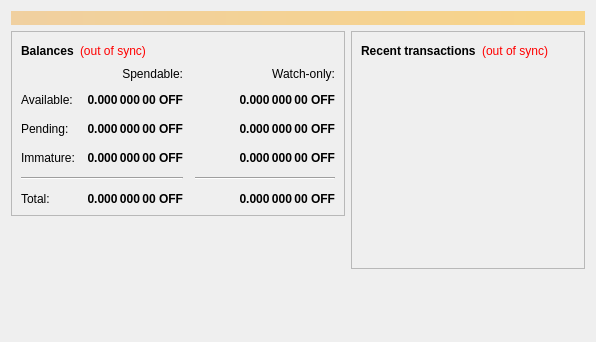
<?xml version="1.0" encoding="UTF-8"?>
<ui version="4.0">
 <class>OverviewPage</class>
 <widget class="QWidget" name="OverviewPage">
  <property name="geometry">
   <rect>
    <x>0</x>
    <y>0</y>
    <width>596</width>
    <height>342</height>
   </rect>
  </property>
  <property name="windowTitle">
   <string>Form</string>
  </property>
  <layout class="QVBoxLayout" name="topLayout">
   <item>
    <widget class="QLabel" name="labelAlerts">
     <property name="visible">
      <bool>false</bool>
     </property>
     <property name="styleSheet">
      <string notr="true">background-color: qlineargradient(x1: 0, y1: 0, x2: 1, y2: 0, stop:0 #F0D0A0, stop:1 #F8D488); color:#000000;</string>
     </property>
     <property name="wordWrap">
      <bool>true</bool>
     </property>
     <property name="margin">
      <number>3</number>
     </property>
    </widget>
   </item>
   <item>
    <layout class="QHBoxLayout" name="horizontalLayout" stretch="1,1">
     <item>
      <layout class="QVBoxLayout" name="verticalLayout_2">
       <item>
        <widget class="QFrame" name="frame">
         <property name="frameShape">
          <enum>QFrame::StyledPanel</enum>
         </property>
         <property name="frameShadow">
          <enum>QFrame::Raised</enum>
         </property>
         <layout class="QVBoxLayout" name="verticalLayout_4">
          <item>
           <layout class="QHBoxLayout" name="horizontalLayout_4">
            <item>
             <widget class="QLabel" name="label_5">
              <property name="font">
               <font>
                <weight>75</weight>
                <bold>true</bold>
               </font>
              </property>
              <property name="text">
               <string>Balances</string>
              </property>
             </widget>
            </item>
            <item>
             <widget class="QLabel" name="labelWalletStatus">
              <property name="cursor">
               <cursorShape>WhatsThisCursor</cursorShape>
              </property>
              <property name="toolTip">
               <string>The displayed information may be out of date. Your wallet automatically synchronizes with the Offering network after a connection is established, but this process has not completed yet.</string>
              </property>
              <property name="styleSheet">
               <string notr="true">QLabel { color: red; }</string>
              </property>
              <property name="text">
               <string notr="true">(out of sync)</string>
              </property>
              <property name="alignment">
               <set>Qt::AlignLeading|Qt::AlignLeft|Qt::AlignVCenter</set>
              </property>
             </widget>
            </item>
            <item>
             <spacer name="horizontalSpacer_3">
              <property name="orientation">
               <enum>Qt::Horizontal</enum>
              </property>
              <property name="sizeHint" stdset="0">
               <size>
                <width>40</width>
                <height>20</height>
               </size>
              </property>
             </spacer>
            </item>
           </layout>
          </item>
          <item>
           <layout class="QGridLayout" name="gridLayout">
            <property name="spacing">
             <number>12</number>
            </property>
            <item row="2" column="2">
             <widget class="QLabel" name="labelWatchPending">
              <property name="font">
               <font>
                <weight>75</weight>
                <bold>true</bold>
               </font>
              </property>
              <property name="cursor">
               <cursorShape>IBeamCursor</cursorShape>
              </property>
              <property name="toolTip">
               <string>Unconfirmed transactions to watch-only addresses</string>
              </property>
              <property name="text">
               <string notr="true">0.000 000 00 OFF</string>
              </property>
              <property name="alignment">
               <set>Qt::AlignRight|Qt::AlignTrailing|Qt::AlignVCenter</set>
              </property>
              <property name="textInteractionFlags">
               <set>Qt::LinksAccessibleByMouse|Qt::TextSelectableByKeyboard|Qt::TextSelectableByMouse</set>
              </property>
             </widget>
            </item>
            <item row="2" column="1">
             <widget class="QLabel" name="labelUnconfirmed">
              <property name="font">
               <font>
                <weight>75</weight>
                <bold>true</bold>
               </font>
              </property>
              <property name="cursor">
               <cursorShape>IBeamCursor</cursorShape>
              </property>
              <property name="toolTip">
               <string>Total of transactions that have yet to be confirmed, and do not yet count toward the spendable balance</string>
              </property>
              <property name="text">
               <string notr="true">0.000 000 00 OFF</string>
              </property>
              <property name="alignment">
               <set>Qt::AlignRight|Qt::AlignTrailing|Qt::AlignVCenter</set>
              </property>
              <property name="textInteractionFlags">
               <set>Qt::LinksAccessibleByMouse|Qt::TextSelectableByKeyboard|Qt::TextSelectableByMouse</set>
              </property>
             </widget>
            </item>
            <item row="3" column="2">
             <widget class="QLabel" name="labelWatchImmature">
              <property name="font">
               <font>
                <weight>75</weight>
                <bold>true</bold>
               </font>
              </property>
              <property name="cursor">
               <cursorShape>IBeamCursor</cursorShape>
              </property>
              <property name="toolTip">
               <string>Mined balance in watch-only addresses that has not yet matured</string>
              </property>
              <property name="text">
               <string notr="true">0.000 000 00 OFF</string>
              </property>
              <property name="alignment">
               <set>Qt::AlignRight|Qt::AlignTrailing|Qt::AlignVCenter</set>
              </property>
              <property name="textInteractionFlags">
               <set>Qt::LinksAccessibleByMouse|Qt::TextSelectableByKeyboard|Qt::TextSelectableByMouse</set>
              </property>
             </widget>
            </item>
            <item row="4" column="0" colspan="2">
             <widget class="Line" name="line">
              <property name="orientation">
               <enum>Qt::Horizontal</enum>
              </property>
             </widget>
            </item>
            <item row="4" column="2">
             <widget class="Line" name="lineWatchBalance">
              <property name="sizePolicy">
               <sizepolicy hsizetype="Preferred" vsizetype="Fixed">
                <horstretch>0</horstretch>
                <verstretch>0</verstretch>
               </sizepolicy>
              </property>
              <property name="minimumSize">
               <size>
                <width>140</width>
                <height>0</height>
               </size>
              </property>
              <property name="orientation">
               <enum>Qt::Horizontal</enum>
              </property>
             </widget>
            </item>
            <item row="5" column="0">
             <widget class="QLabel" name="labelTotalText">
              <property name="text">
               <string>Total:</string>
              </property>
             </widget>
            </item>
            <item row="3" column="1">
             <widget class="QLabel" name="labelImmature">
              <property name="font">
               <font>
                <weight>75</weight>
                <bold>true</bold>
               </font>
              </property>
              <property name="cursor">
               <cursorShape>IBeamCursor</cursorShape>
              </property>
              <property name="toolTip">
               <string>Mined balance that has not yet matured</string>
              </property>
              <property name="text">
               <string notr="true">0.000 000 00 OFF</string>
              </property>
              <property name="alignment">
               <set>Qt::AlignRight|Qt::AlignTrailing|Qt::AlignVCenter</set>
              </property>
              <property name="textInteractionFlags">
               <set>Qt::LinksAccessibleByMouse|Qt::TextSelectableByKeyboard|Qt::TextSelectableByMouse</set>
              </property>
             </widget>
            </item>
            <item row="2" column="3">
             <spacer name="horizontalSpacer_2">
              <property name="orientation">
               <enum>Qt::Horizontal</enum>
              </property>
              <property name="sizeHint" stdset="0">
               <size>
                <width>40</width>
                <height>20</height>
               </size>
              </property>
             </spacer>
            </item>
            <item row="3" column="0">
             <widget class="QLabel" name="labelImmatureText">
              <property name="text">
               <string>Immature:</string>
              </property>
             </widget>
            </item>
            <item row="5" column="1">
             <widget class="QLabel" name="labelTotal">
              <property name="font">
               <font>
                <weight>75</weight>
                <bold>true</bold>
               </font>
              </property>
              <property name="cursor">
               <cursorShape>IBeamCursor</cursorShape>
              </property>
              <property name="toolTip">
               <string>Your current total balance</string>
              </property>
              <property name="text">
               <string notr="true">0.000 000 00 OFF</string>
              </property>
              <property name="alignment">
               <set>Qt::AlignRight|Qt::AlignTrailing|Qt::AlignVCenter</set>
              </property>
              <property name="textInteractionFlags">
               <set>Qt::LinksAccessibleByMouse|Qt::TextSelectableByKeyboard|Qt::TextSelectableByMouse</set>
              </property>
             </widget>
            </item>
            <item row="5" column="2">
             <widget class="QLabel" name="labelWatchTotal">
              <property name="font">
               <font>
                <weight>75</weight>
                <bold>true</bold>
               </font>
              </property>
              <property name="cursor">
               <cursorShape>IBeamCursor</cursorShape>
              </property>
              <property name="toolTip">
               <string>Current total balance in watch-only addresses</string>
              </property>
              <property name="text">
               <string notr="true">0.000 000 00 OFF</string>
              </property>
              <property name="alignment">
               <set>Qt::AlignRight|Qt::AlignTrailing|Qt::AlignVCenter</set>
              </property>
              <property name="textInteractionFlags">
               <set>Qt::LinksAccessibleByMouse|Qt::TextSelectableByKeyboard|Qt::TextSelectableByMouse</set>
              </property>
             </widget>
            </item>
            <item row="0" column="2">
             <widget class="QLabel" name="labelWatchonly">
              <property name="text">
               <string>Watch-only:</string>
              </property>
              <property name="alignment">
               <set>Qt::AlignRight|Qt::AlignTrailing|Qt::AlignVCenter</set>
              </property>
             </widget>
            </item>
            <item row="1" column="0">
             <widget class="QLabel" name="labelBalanceText">
              <property name="text">
               <string>Available:</string>
              </property>
             </widget>
            </item>
            <item row="1" column="1">
             <widget class="QLabel" name="labelBalance">
              <property name="font">
               <font>
                <weight>75</weight>
                <bold>true</bold>
               </font>
              </property>
              <property name="cursor">
               <cursorShape>IBeamCursor</cursorShape>
              </property>
              <property name="toolTip">
               <string>Your current spendable balance</string>
              </property>
              <property name="text">
               <string notr="true">0.000 000 00 OFF</string>
              </property>
              <property name="alignment">
               <set>Qt::AlignRight|Qt::AlignTrailing|Qt::AlignVCenter</set>
              </property>
              <property name="textInteractionFlags">
               <set>Qt::LinksAccessibleByMouse|Qt::TextSelectableByKeyboard|Qt::TextSelectableByMouse</set>
              </property>
             </widget>
            </item>
            <item row="1" column="2">
             <widget class="QLabel" name="labelWatchAvailable">
              <property name="font">
               <font>
                <weight>75</weight>
                <bold>true</bold>
               </font>
              </property>
              <property name="cursor">
               <cursorShape>IBeamCursor</cursorShape>
              </property>
              <property name="toolTip">
               <string>Your current balance in watch-only addresses</string>
              </property>
              <property name="text">
               <string notr="true">0.000 000 00 OFF</string>
              </property>
              <property name="alignment">
               <set>Qt::AlignRight|Qt::AlignTrailing|Qt::AlignVCenter</set>
              </property>
              <property name="textInteractionFlags">
               <set>Qt::LinksAccessibleByMouse|Qt::TextSelectableByKeyboard|Qt::TextSelectableByMouse</set>
              </property>
             </widget>
            </item>
            <item row="2" column="0">
             <widget class="QLabel" name="labelPendingText">
              <property name="text">
               <string>Pending:</string>
              </property>
             </widget>
            </item>
            <item row="0" column="1">
             <widget class="QLabel" name="labelSpendable">
              <property name="text">
               <string>Spendable:</string>
              </property>
              <property name="alignment">
               <set>Qt::AlignRight|Qt::AlignTrailing|Qt::AlignVCenter</set>
              </property>
             </widget>
            </item>
           </layout>
          </item>
         </layout>
        </widget>
       </item>
       <item>
        <spacer name="verticalSpacer">
         <property name="orientation">
          <enum>Qt::Vertical</enum>
         </property>
         <property name="sizeHint" stdset="0">
          <size>
           <width>20</width>
           <height>40</height>
          </size>
         </property>
        </spacer>
       </item>
      </layout>
     </item>
     <item>
      <layout class="QVBoxLayout" name="verticalLayout_3">
       <item>
        <widget class="QFrame" name="frame_2">
         <property name="frameShape">
          <enum>QFrame::StyledPanel</enum>
         </property>
         <property name="frameShadow">
          <enum>QFrame::Raised</enum>
         </property>
         <layout class="QVBoxLayout" name="verticalLayout">
          <item>
           <layout class="QHBoxLayout" name="horizontalLayout_2">
            <item>
             <widget class="QLabel" name="label_4">
              <property name="font">
               <font>
                <weight>75</weight>
                <bold>true</bold>
               </font>
              </property>
              <property name="text">
               <string>Recent transactions</string>
              </property>
             </widget>
            </item>
            <item>
             <widget class="QLabel" name="labelTransactionsStatus">
              <property name="cursor">
               <cursorShape>WhatsThisCursor</cursorShape>
              </property>
              <property name="toolTip">
               <string>The displayed information may be out of date. Your wallet automatically synchronizes with the Offering network after a connection is established, but this process has not completed yet.</string>
              </property>
              <property name="styleSheet">
               <string notr="true">QLabel { color: red; }</string>
              </property>
              <property name="text">
               <string notr="true">(out of sync)</string>
              </property>
              <property name="alignment">
               <set>Qt::AlignRight|Qt::AlignTrailing|Qt::AlignVCenter</set>
              </property>
             </widget>
            </item>
            <item>
             <spacer name="horizontalSpacer">
              <property name="orientation">
               <enum>Qt::Horizontal</enum>
              </property>
              <property name="sizeHint" stdset="0">
               <size>
                <width>40</width>
                <height>20</height>
               </size>
              </property>
             </spacer>
            </item>
           </layout>
          </item>
          <item>
           <widget class="QListView" name="listTransactions">
            <property name="styleSheet">
             <string notr="true">QListView { background: transparent; }</string>
            </property>
            <property name="frameShape">
             <enum>QFrame::NoFrame</enum>
            </property>
            <property name="verticalScrollBarPolicy">
             <enum>Qt::ScrollBarAlwaysOff</enum>
            </property>
            <property name="horizontalScrollBarPolicy">
             <enum>Qt::ScrollBarAlwaysOff</enum>
            </property>
            <property name="selectionMode">
             <enum>QAbstractItemView::NoSelection</enum>
            </property>
           </widget>
          </item>
         </layout>
        </widget>
       </item>
       <item>
        <spacer name="verticalSpacer_2">
         <property name="orientation">
          <enum>Qt::Vertical</enum>
         </property>
         <property name="sizeHint" stdset="0">
          <size>
           <width>20</width>
           <height>40</height>
          </size>
         </property>
        </spacer>
       </item>
      </layout>
     </item>
    </layout>
   </item>
  </layout>
 </widget>
 <resources/>
 <connections/>
</ui>
